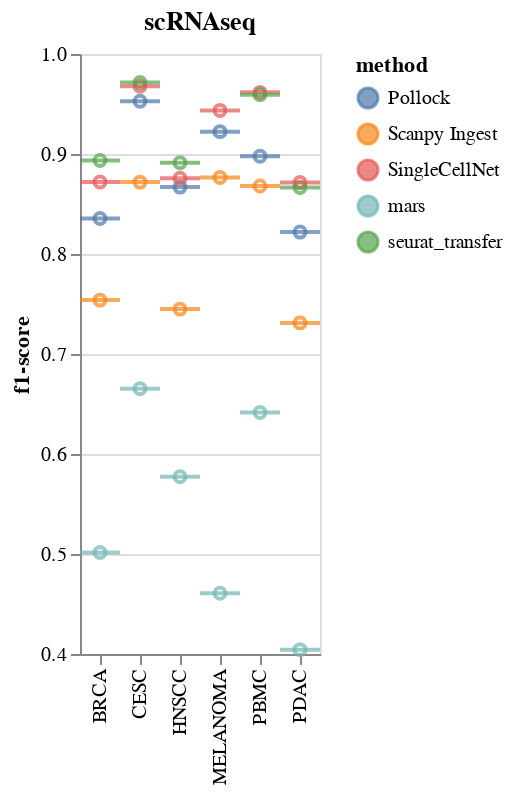

This figure's notebook cell:
### Code cell
combined = None
for dtype in dtype_order:
    d = pred_map[dtype]
    df = get_performance_df(d)
    df['disease'] = [x.upper() for x in df['disease']]
    print(df.shape)
    chart = make_point_chart(df) + make_tick_chart(df, title=dtype)
    if combined is None:
        combined = chart
    else:
        combined |= chart
combined.resolve_scale(y='shared')

### Figure 1 — Vega-Lite specification as saved in the notebook (floating-point values rounded to 4 significant figures)
{"config": {"view": {"continuousWidth": 400, "continuousHeight": 300}}, "layer": [{"mark": "point", "encoding": {"color": {"type": "nominal", "field": "method", "sort": ["Pollock"]}, "x": {"type": "nominal", "axis": {"title": null}, "field": "disease"}, "y": {"type": "quantitative", "axis": {"grid": true}, "field": "f1-score", "scale": {"zero": false}}}}, {"mark": {"type": "tick", "thickness": 2}, "encoding": {"color": {"type": "nominal", "field": "method", "sort": ["Pollock"]}, "x": {"type": "nominal", "axis": {"title": null}, "field": "disease"}, "y": {"type": "quantitative", "axis": {"grid": true}, "field": "f1-score", "scale": {"zero": false}}}, "title": "scRNAseq"}], "data": {"name": "data-cd019d00582ebbdda1318ab17376626e"}, "resolve": {"scale": {"y": "shared"}}, "$schema": "https://vega.github.io/schema/vega-lite/v4.8.1.json", "datasets": {"data-cd019d00582ebbdda1318ab17376626e": [{"disease": "BRCA", "method": "Pollock", "f1-score": 0.8354}, {"disease": "BRCA", "method": "Scanpy Ingest", "f1-score": 0.7539}, {"disease": "BRCA", "method": "SingleCellNet", "f1-score": 0.8721}, {"disease": "BRCA", "method": "mars", "f1-score": 0.5014}, {"disease": "BRCA", "method": "seurat_transfer", "f1-score": 0.8934}, {"disease": "CESC", "method": "Pollock", "f1-score": 0.9527}, {"disease": "CESC", "method": "Scanpy Ingest", "f1-score": 0.8719}, {"disease": "CESC", "method": "SingleCellNet", "f1-score": 0.9678}, {"disease": "CESC", "method": "mars", "f1-score": 0.6654}, {"disease": "CESC", "method": "seurat_transfer", "f1-score": 0.9714}, {"disease": "HNSCC", "method": "Pollock", "f1-score": 0.8669}, {"disease": "HNSCC", "method": "Scanpy Ingest", "f1-score": 0.7449}, {"disease": "HNSCC", "method": "SingleCellNet", "f1-score": 0.8757}, {"disease": "HNSCC", "method": "mars", "f1-score": 0.5773}, {"disease": "HNSCC", "method": "seurat_transfer", "f1-score": 0.8912}, {"disease": "MELANOMA", "method": "Pollock", "f1-score": 0.9224}, {"disease": "MELANOMA", "method": "Scanpy Ingest", "f1-score": 0.8766}, {"disease": "MELANOMA", "method": "SingleCellNet", "f1-score": 0.9436}, {"disease": "MELANOMA", "method": "mars", "f1-score": 0.4608}, {"disease": "PBMC", "method": "Pollock", "f1-score": 0.8977}, {"disease": "PBMC", "method": "Scanpy Ingest", "f1-score": 0.8681}, {"disease": "PBMC", "method": "SingleCellNet", "f1-score": 0.9616}, {"disease": "PBMC", "method": "mars", "f1-score": 0.6415}, {"disease": "PBMC", "method": "seurat_transfer", "f1-score": 0.9592}, {"disease": "PDAC", "method": "Pollock", "f1-score": 0.8219}, {"disease": "PDAC", "method": "Scanpy Ingest", "f1-score": 0.7311}, {"disease": "PDAC", "method": "SingleCellNet", "f1-score": 0.8715}, {"disease": "PDAC", "method": "mars", "f1-score": 0.4044}, {"disease": "PDAC", "method": "seurat_transfer", "f1-score": 0.8664}]}}
